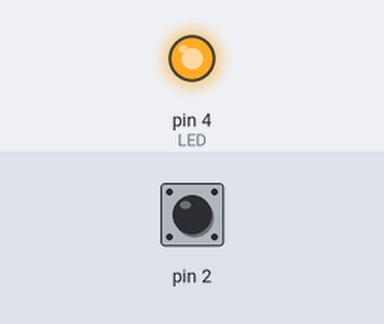
The sketch below on a simulated Arduino Uno, built with avr-gcc and run on an emulated ATmega328P. On the bench: output pins drawn as LEDs (lit = HIGH). The test bench sets the inputs (shaded band); at power-on: pin 2 HIGH. Sleep ends after the set time or at an interrupt.

Above: at 0.1 s.
At 0.6 s:
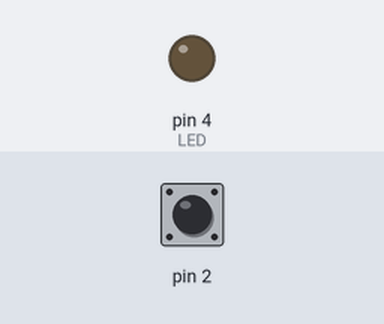
Timing chart, 0 to 2.1 s (numbered marks = the images above):
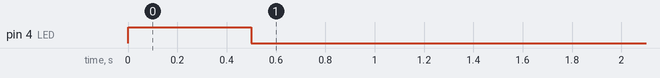

The sketch:

sketch_jul28a.ino
```cpp
#define LED 4
void setup() {
  // put your setup code here, to run once:
  pinMode(LED, OUTPUT);
  attachInterrupt(0, interrupt, FALLING);
}

void loop() {
  // put your main code here, to run repeatedly:
  digitalWrite(LED, HIGH);
  delay(500);
  digitalWrite(LED, LOW);
  delay(500);


  //disable adc
  ADCSRA &= ~(1<<7);
  //Sleep
  SMCR |= (1<<2); //pw dw md
  SMCR |= 1; // enable sleep
  //bod disable
  MCUCR |= (3<<5);
  MCUCR = (MCUCR & ~(1<<5)) | (1 << 6);
  __asm__ __volatile__("sleep");
}
void interrupt(){

}
```

Measured:
- by itself, pin 4 (LED): LOW → HIGH at 0.00 s, → LOW 0.50 s later
